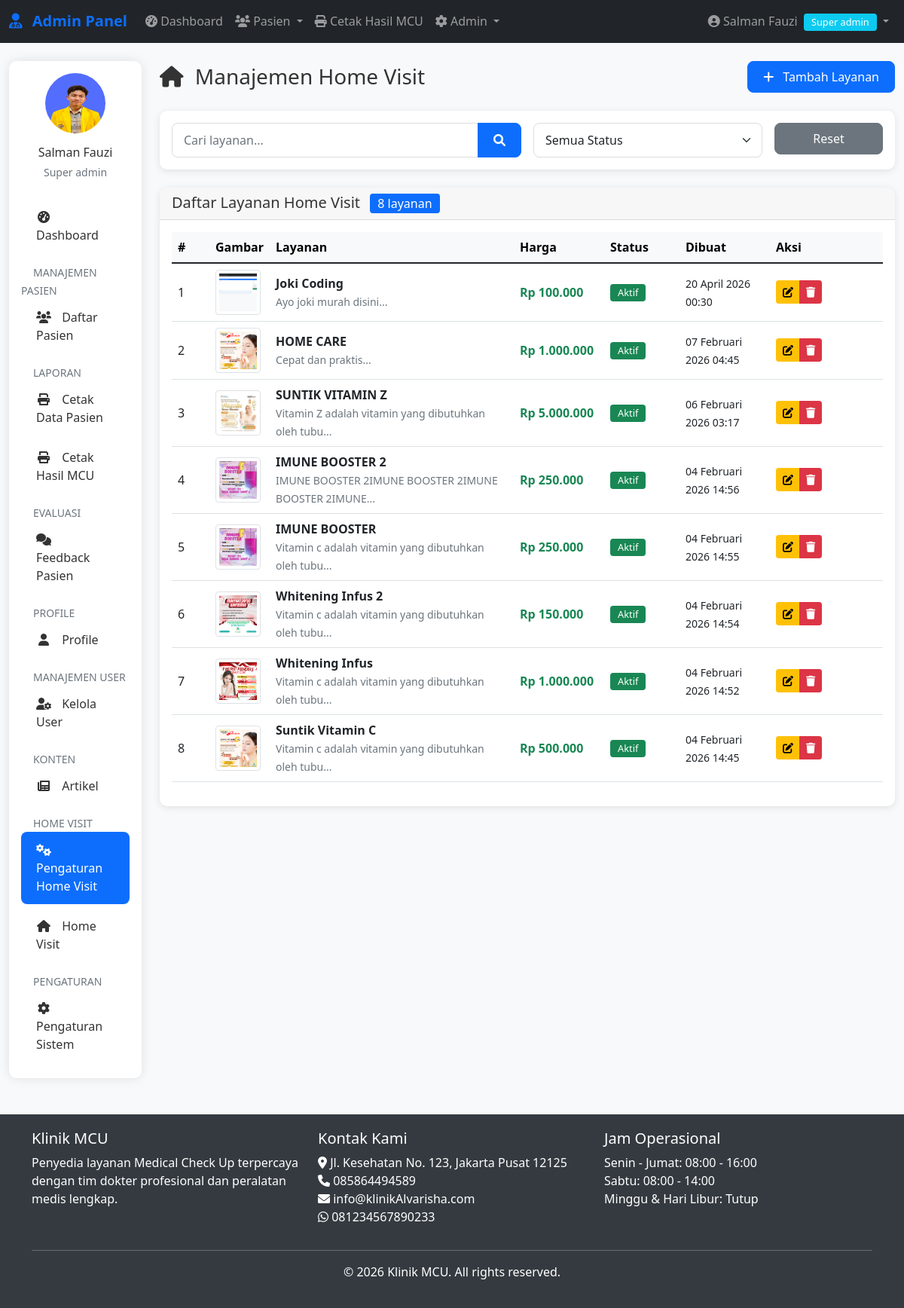
/admin/home-visit/list.php (signed in), run on the app's committed database.
### tables this page shows
CREATE TABLE `home_visit_setting` (
  `id_setting` int(11) NOT NULL,
  `judul_layanan` varchar(100) NOT NULL,
  `deskripsi` text DEFAULT NULL,
  `harga` decimal(12,2) NOT NULL,
  `gambar` varchar(255) NOT NULL,
  `status` enum('aktif','nonaktif') DEFAULT 'aktif',
  `created_at` timestamp NOT NULL DEFAULT current_timestamp(),
  `updated_at` timestamp NOT NULL DEFAULT current_timestamp() ON UPDATE current_timestamp()
);

CREATE TABLE `pengaturan` (
  `id` int(11) NOT NULL,
  `nama_klinik` varchar(100) DEFAULT NULL,
  `alamat` text DEFAULT NULL,
  `telepon` varchar(20) DEFAULT NULL,
  `email` varchar(100) DEFAULT NULL,
  `whatsapp` varchar(20) DEFAULT NULL,
  `logo` varchar(255) DEFAULT NULL,
  `tentang` text DEFAULT NULL,
  `created_at` timestamp NOT NULL DEFAULT current_timestamp(),
  `hero_image` varchar(255) DEFAULT NULL
);

### includes/functions.php (called while the page is built, shortened)
<?php
require_once __DIR__ . '/../config/database.php';
function formatDateIndo($date, $with_time = false)
{
    $months = array(
        1 => 'Januari',
        'Februari',
        'Maret',
        'April',
        'Mei',
        'Juni',
        'Juli',
        'Agustus',
        'September',
        'Oktober',
        'November',
        'Desember'
    );
    $timestamp = strtotime($date);
    $day = date('d', $timestamp);
    $month = $months[date('n', $timestamp)];
    $year = date('Y', $timestamp);
    $formatted = $day . ' ' . $month . ' ' . $year;
    if ($with_time) {
        $time = date('H:i', $timestamp);
        $formatted .= ' ' . $time;
    }
    return $formatted;
}
function getSetting($key)
{
    global $conn;
    $query = "SELECT $key FROM pengaturan LIMIT 1";
    $result = mysqli_query($conn, $query);
    $row = mysqli_fetch_assoc($result);
    return $row[$key] ?? '';
}

### admin/home-visit/list.php (the view, shortened to what this page needs)
<?php
require_once __DIR__ . '/../../includes/auth.php';
require_once __DIR__ . '/../../includes/functions.php';
$status = isset($_GET['status']) ? $_GET['status'] : 'all';
$search = isset($_GET['search']) ? escape($_GET['search']) : '';
$where = "1=1";
$limit = 15;
$page = isset($_GET['page']) ? (int)$_GET['page'] : 1;
$offset = ($page - 1) * $limit;
$total_query = "SELECT COUNT(*) as total FROM home_visit_setting WHERE $where";
$total_result = mysqli_query($conn, $total_query);
$total_row = mysqli_fetch_assoc($total_result);
$total_records = $total_row['total'];
$query = "SELECT * FROM home_visit_setting
          WHERE $where
          ORDER BY created_at DESC
          LIMIT $limit OFFSET $offset";
$result = mysqli_query($conn, $query);
?>
<?php include '../../includes/admin-header.php'; ?>
<?php include '../includes/admin-nav.php'; ?>
<div class="container-fluid mt-4">
    <div class="row">
        <div class="col-lg-2">
            <?php include '../includes/admin-sidebar.php'; ?>
        </div>
        <div class="col-lg-10">
            <div class="d-flex justify-content-between align-items-center mb-4">
                <h1 class="h3 mb-0">
                    <i class="fas fa-home me-2"></i> Manajemen Home Visit
                </h1>
                <a href="add.php" class="btn btn-primary">
                    <i class="fas fa-plus me-2"></i> Tambah Layanan
                </a>
            </div>
            <div class="card mb-4">
                <div class="card-body">
                    <form method="GET" action="" class="row g-3">
                        <div class="col-md-6">
                            <div class="input-group">
                                <input type="text" class="form-control" name="search" placeholder="Cari layanan..." value="<?php echo htmlspecialchars($search); ?>">
                                <button class="btn btn-primary" type="submit">
                                    <i class="fas fa-search"></i>
                                </button>
                            </div>
                        </div>
                        <div class="col-md-4">
                            <select class="form-select" name="status" onchange="this.form.submit()">
                                <option value="all" <?php echo $status == 'all' ? 'selected' : ''; ?>>Semua Status</option>
                            </select>
                        </div>
                        <div class="col-md-2">
                            <a href="list.php" class="btn btn-secondary w-100">Reset</a>
                        </div>
                    </form>
                </div>
            </div>
            <div class="card">
                <div class="card-header">
                    <h5 class="mb-0">
                        Daftar Layanan Home Visit
                        <span class="badge bg-primary ms-2"><?php echo $total_records; ?> layanan</span>
                    </h5>
                </div>
                <div class="card-body">
                    <?php if (mysqli_num_rows($result) > 0): ?>
                        <div class="table-responsive">
                            <table class="table table-hover">
                                <thead class="table-light">
                                    <tr>
                                        <th width="50">#</th>
                                        <th>Gambar</th>
                                        <th>Layanan</th>
                                        <th width="120">Harga</th>
                                        <th width="100">Status</th>
                                        <th width="120">Dibuat</th>
                                        <th width="150">Aksi</th>
                                    </tr>
                                </thead>
                                <tbody>
                                    <?php $no = $offset + 1; ?>
                                    <?php while ($service = mysqli_fetch_assoc($result)): ?>
                                        <tr>
                                            <td><?php echo $no++; ?></td>
                                            <td>
                                                <?php if ($service['gambar']): ?>
                                                    <img src="<?php echo ASSETS_URL . '/' . $service['gambar']; ?>"
                                                        alt="<?php echo htmlspecialchars($service['judul_layanan']); ?>"
                                                        class="img-thumbnail" style="width: 60px; height: 60px; object-fit: cover;">
                                                <?php endif; ?>
                                            </td>
                                            <td>
                                                <strong><?php echo htmlspecialchars($service['judul_layanan']); ?></strong>
                                                <?php if ($service['deskripsi']): ?>
                                                    <br>
                                                    <small class="text-muted">
                                                        <?php echo substr(strip_tags($service['deskripsi']), 0, 50) . '...'; ?>
                                                    </small>
                                                <?php endif; ?>
                                            </td>
                                            <td>
                                                <span class="fw-bold text-success">
                                                    Rp <?php echo number_format($service['harga'], 0, ',', '.'); ?>
                                                </span>
                                            </td>
                                            <td>
                                                <?php if ($service['status'] == 'aktif'): ?>
                                                    <span class="badge bg-success">Aktif</span>
                                                <?php else: ?>
                                                    <span class="badge bg-secondary">Nonaktif</span>
                                                <?php endif; ?>
                                            </td>
                                            <td>
                                                <small><?php echo formatDateIndo($service['created_at'], true); ?></small>
                                            </td>
                                            <td>
                                                <div class="btn-group btn-group-sm">
                                                    <a href="edit.php?id=<?php echo $service['id_setting']; ?>"
                                                        class="btn btn-warning"
                                                        title="Edit">
                                                        <i class="fas fa-edit"></i>
                                                    </a>
                                                    <button type="button"
                                                        class="btn btn-danger delete-service"
                                                        data-id="<?php echo $service['id_setting']; ?>"
                                                        data-title="<?php echo htmlspecialchars($service['judul_layanan']); ?>"
                                                        title="Hapus">
                                                        <i class="fas fa-trash"></i>
                                                    </button>
                                                </div>
                                            </td>
                                        </tr>
                                    <?php endwhile; ?>
                                </tbody>
                            </table>
                        </div>
                    <?php else: ?>
                        <div class="alert alert-info">
                            <i class="fas fa-info-circle me-2"></i> Tidak ada layanan home visit.
                        </div>
                    <?php endif; ?>
                </div>
            </div>
        </div>
    </div>
</div>
<?php include '../../includes/admin-footer.php'; ?>

### includes/admin-footer.php (shortened to what this page needs)
</div>
</div>
<footer class="mt-5">
    <div class="container">
        <div class="row">
            <div class="col-md-4">
                <h5>Klinik MCU</h5>
                <p>Penyedia layanan Medical Check Up terpercaya dengan tim dokter profesional dan peralatan medis lengkap.</p>
            </div>
            <div class="col-md-4">
                <h5>Kontak Kami</h5>
                <ul class="list-unstyled">
                    <li><i class="fas fa-map-marker-alt"></i> <?php echo getSetting('alamat'); ?></li>
                    <li><i class="fas fa-phone"></i> <?php echo getSetting('telepon'); ?></li>
                    <li><i class="fas fa-envelope"></i> <?php echo getSetting('email'); ?></li>
                    <li><i class="fab fa-whatsapp"></i> <?php echo getSetting('whatsapp'); ?></li>
                </ul>
            </div>
            <div class="col-md-4">
                <h5>Jam Operasional</h5>
                <ul class="list-unstyled">
                    <li>Senin - Jumat: 08:00 - 16:00</li>
                    <li>Sabtu: 08:00 - 14:00</li>
                    <li>Minggu & Hari Libur: Tutup</li>
                </ul>
            </div>
        </div>
        <hr class="bg-light">
        <div class="text-center">
            <p>&copy; <?php echo date('Y'); ?> Klinik MCU. All rights reserved.</p>
        </div>
    </div>
</footer>
</body>
</html>

### assets/css/style.css (style rules this page uses)
:root { --primary-color: #0d6efd; --secondary-color: #6c757d; --success-color: #198754; --danger-color: #dc3545; --warning-color: #ffc107; --info-color: #0dcaf0; --light-color: #f8f9fa; --dark-color: #212529; }
body { font-family: 'Segoe UI', Tahoma, Geneva, Verdana, sans-serif; color: #333; background-color: #f8f9fa; }
.card { border-radius: 10px; box-shadow: 0 2px 10px rgba(0,0,0,0.1); border: none; margin-bottom: 20px; }
.card-header { border-radius: 10px 10px 0 0 !important; font-weight: 600; }
.btn { border-radius: 8px; font-weight: 500; padding: 8px 20px; }
.btn-primary { background-color: var(--primary-color); border-color: var(--primary-color); }
.table th { font-weight: 600; background-color: #f8f9fa; border-top: none; }
.table td { vertical-align: middle; }
.form-control, .form-select { border-radius: 8px; border: 1px solid #ddd; padding: 10px 15px; }
.badge { font-size: 0.8em; font-weight: 500; padding: 5px 10px; }

### includes/admin-header.php (style rules this page uses)
:root { --primary-color: #0d6efd; --secondary-color: #6c757d; --success-color: #198754; --danger-color: #dc3545; --warning-color: #ffc107; --info-color: #0dcaf0; }
body { font-family: 'Segoe UI', Tahoma, Geneva, Verdana, sans-serif; background-color: #f8f9fa; min-height: 100vh; display: flex; flex-direction: column; }
.card { border-radius: 10px; box-shadow: 0 2px 10px rgba(0, 0, 0, 0.1); margin-bottom: 20px; }
.card-header { border-radius: 10px 10px 0 0 !important; font-weight: 600; }
.btn-primary { background-color: var(--primary-color); border-color: var(--primary-color); }
.table th { font-weight: 600; background-color: #f8f9fa; }
.badge { font-size: 0.8em; font-weight: 500; }
footer { background-color: #343a40; color: white; padding: 20px 0; }
.form-control, .form-select { border-radius: 8px; border: 1px solid #ddd; }

### data on the page
home_visit_setting: gambar (picture), judul_layanan "Joki Coding", deskripsi "Ayo joki murah disini", harga "100.000", status "Aktif", created_at "20 April 2026 00:30"
home_visit_setting: gambar (picture), judul_layanan "HOME CARE", deskripsi "Cepat dan praktis", harga "1.000.000", status "Aktif", created_at "07 Februari 2026 04:45"
home_visit_setting: gambar (picture), judul_layanan "SUNTIK VITAMIN Z", deskripsi "Vitamin Z adalah vitamin yang dibutuhkan oleh tubu", harga "5.000.000", status "Aktif", created_at "06 Februari 2026 03:17"
home_visit_setting: gambar (picture), judul_layanan "IMUNE BOOSTER 2", deskripsi "IMUNE BOOSTER 2IMUNE BOOSTER 2IMUNE BOOSTER 2IMUNE", harga "250.000", status "Aktif", created_at "04 Februari 2026 14:56"
home_visit_setting: gambar (picture), judul_layanan "IMUNE BOOSTER", deskripsi "Vitamin c adalah vitamin yang dibutuhkan oleh tubu", harga "250.000", status "Aktif", created_at "04 Februari 2026 14:55"
home_visit_setting: gambar+judul_layanan (picture), judul_layanan "Whitening Infus 2", deskripsi "Vitamin c adalah vitamin yang dibutuhkan oleh tubu", harga "150.000", status "Aktif", created_at "04 Februari 2026 14:54"
home_visit_setting: gambar+judul_layanan (picture), judul_layanan "Whitening Infus", deskripsi "Vitamin c adalah vitamin yang dibutuhkan oleh tubu", harga "1.000.000", status "Aktif", created_at "04 Februari 2026 14:52"
home_visit_setting: gambar (picture), judul_layanan "Suntik Vitamin C", deskripsi "Vitamin c adalah vitamin yang dibutuhkan oleh tubu", harga "500.000", status "Aktif", created_at "04 Februari 2026 14:45"
pengaturan: alamat "Jl. Kesehatan No. 123, Jakarta Pusat 12125", telepon "085864494589", email "info@klinikAlvarisha.com", whatsapp "081234567890233"

### other printed values
$_SESSION['nama_lengkap'] "Salman Fauzi"
str_replace('_', ' ', $_SESSION['role']) "Super admin"
$total_records "8"
